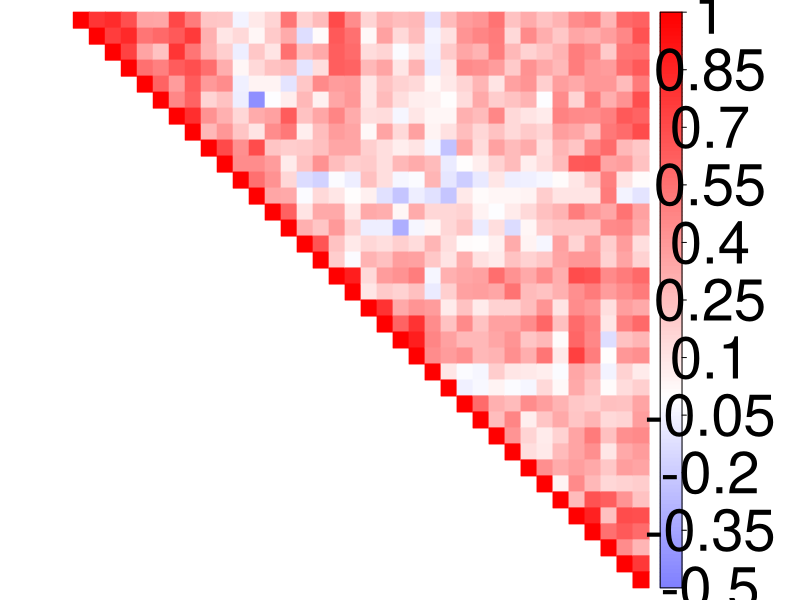

R code for this plot: (Note: this script raises an error after producing the figure.)
## ---- chunk 1
library(tidyverse)
library(corrplot)
library(emmeans)
## ---- chunk 2
childhood <- read.csv(file='../results/ROI-ROI correlations//childhood.csv')
rownames(childhood) <- childhood$X
childhood$X <- NULL
childhood <- data.matrix(childhood)
childhood <- atan(childhood)
childhood[is.na(childhood)] <-1 

png(height=1800, width=1800, file="../childhood_correlations.png")
corrplot(childhood, tl.col = "black", col=colorRampPalette(c("blue","white","red"))(200), tl.pos='n', col.lim = c(-0.5,1), type="upper", method="color",  cl.cex = 3.5)
dev.off()

childhood_auditory <- childhood[1:18]
childhood_auditory <-
  childhood_auditory %>% filter(row(childhood_auditory) == 1:18)
childhood_auditory$X <- NULL
childhood_auditory <- data.matrix(childhood_auditory)
childhood_auditory <- atan(childhood_auditory)
mean(childhood_auditory, na.rm=TRUE)

childhood_reward <- childhood[19:36]
childhood_reward <-
  childhood_reward %>% filter(row(childhood_reward) == 19:36)
childhood_reward$X <- NULL
childhood_reward <- data.matrix(childhood_reward)
childhood_reward <- atan(childhood_reward)
mean(childhood_reward, na.rm=TRUE)

childhood_mpfc <- childhood$mPFC
mean(atan(childhood_mpfc), na.rm=TRUE)

childhood_mpfc_reward <- childhood_mpfc[19:36]
mean(atan(childhood_mpfc_reward), na.rm=TRUE)
## ---- chunk 3
adolescence <- read.csv(file='../results/ROI-ROI correlations/adolescence.csv')
rownames(adolescence) <- adolescence$X
adolescence$X <- NULL
adolescence <- data.matrix(adolescence)
adolescence <- atan(adolescence)
adolescence[is.na(adolescence)] <- 1

png(height=1800, width=1800, file="../adolescence_correlations.png")
corrplot(adolescence, tl.col = "black", col=colorRampPalette(c("blue","white","red"))(200), tl.pos='n', col.lim = c(-0.5,1), type="upper", method="color", cl.cex = 3.5)
dev.off()

adolescence_auditory <- adolescence[1:18]
adolescence_auditory <-
  adolescence_auditory %>% filter(row(adolescence_auditory) == 1:18)
adolescence_auditory$X <- NULL
adolescence_auditory <- data.matrix(adolescence_auditory)
adolescence_auditory <- atan(adolescence_auditory)
mean(adolescence_auditory, na.rm=TRUE)

adolescence_reward <- adolescence[19:36]
adolescence_reward <-
  adolescence_reward %>% filter(row(adolescence_reward) == 19:36)
adolescence_reward$X <- NULL
adolescence_reward <- data.matrix(adolescence_reward)
adolescence_reward <- atan(adolescence_reward)
mean(adolescence_reward, na.rm=TRUE)

adolescence_mpfc <- adolescence$mPFC
mean(atan(adolescence_mpfc), na.rm=TRUE)

adolescence_mpfc_reward <- adolescence_mpfc[19:36]
mean(atan(adolescence_mpfc_reward), na.rm=TRUE)
## ---- chunk 4
youngadulthood <- read.csv(file='../results/ROI-ROI correlations/youngadulthood.csv')
rownames(youngadulthood) <- youngadulthood$X
youngadulthood$X <- NULL
youngadulthood <- data.matrix(youngadulthood)
youngadulthood <- atan(youngadulthood)
youngadulthood[is.na(youngadulthood)] <- 1
png(height=1800, width=1800, file="../ya_correlations.png")
corrplot(youngadulthood, tl.pos='n', col=colorRampPalette(c("blue","white","red"))(200), col.lim = c(-0.5,1), type="upper", cl.cex = 3.5,method="color")
dev.off()

youngadult_auditory <- youngadulthood[1:18]
youngadult_auditory <-
  youngadult_auditory %>% filter(row(youngadult_auditory) == 1:18)
youngadult_auditory$X <- NULL
youngadult_auditory <- data.matrix(youngadult_auditory)
youngadult_auditory <- atan(youngadult_auditory)
mean(youngadult_auditory, na.rm=TRUE)

ya_mpfc <- youngadulthood$mPFC
mean(atan(ya_mpfc), na.rm=TRUE)

ya_mpfc_reward <- ya_mpfc[19:36]
mean(atan(ya_mpfc_reward), na.rm=TRUE)
## ---- chunk 5
adulthood <- read.csv(file='../results/ROI-ROI correlations/adulthood.csv')
rownames(adulthood) <- adulthood$X
adulthood$X <- NULL
adulthood <- data.matrix(adulthood)
adulthood <- atan(adulthood)
adulthood[is.na(adulthood)] <- 1
png(height=1800, width=1800, file="../adulthood_correlations.png")
corrplot(adulthood, type="upper", tl.col = "black", col=colorRampPalette(c("blue","white","red"))(200),tl.pos='n', col.lim = c(-0.5,1), cl.cex = 3.5,method="color")
dev.off()

adult_auditory <- adulthood[1:18]
adult_auditory <-
  adult_auditory %>% filter(row(adult_auditory) == 1:18)
adult_auditory$X <- NULL
adult_auditory <- data.matrix(adult_auditory)
adult_auditory <- atan(adult_auditory)
mean(adult_auditory, na.rm=TRUE)

adulthood_mpfc <- adulthood$mPFC
mean(atan(adulthood_mpfc), na.rm=TRUE)

adulthood_mpfc_reward <- adulthood_mpfc[19:36]
mean(atan(adulthood_mpfc_reward), na.rm=TRUE)


mpfc <- as.data.frame(cbind(adulthood_mpfc, ya_mpfc, adolescence_mpfc, childhood_mpfc))
mpfc_corr <- pivot_longer(mpfc, adulthood_mpfc:childhood_mpfc, values_to = "correlation", names_to = "Time")


mpfc_corr$Time <- factor(mpfc_corr$Time, levels = c("childhood_mpfc", "adolescence_mpfc", "ya_mpfc", "adulthood_mpfc"))

ggplot(mpfc_corr, aes(x=Time, y=correlation)) +
  stat_summary(fun.data = 'mean_se', geom = 'errorbar', width = 0.2) +
  stat_summary(fun.data = 'mean_se', geom = 'pointrange')

aov <- aov(data=mpfc_corr, correlation ~ Time)
summary(aov)

emm <- emmeans(aov, ~ Time)
pairs(emm)

mpfc_reward <- as.data.frame(cbind(adulthood_mpfc_reward, ya_mpfc_reward, adolescence_mpfc_reward, childhood_mpfc_reward))

mpfc_corr_reward <- pivot_longer(mpfc_reward, adulthood_mpfc_reward:childhood_mpfc_reward, values_to = "correlation", names_to = "Time")

mpfc_corr_reward$Time <- factor(mpfc_corr_reward$Time, levels = c("childhood_mpfc_reward", "adolescence_mpfc_reward", "ya_mpfc_reward", "adulthood_mpfc_reward"))

ggplot(mpfc_corr_reward, aes(x=Time, y=correlation)) +
  stat_summary(fun.data = 'mean_se', geom = 'errorbar', width = 0.2) +
  stat_summary(fun.data = 'mean_se', geom = 'pointrange')

aov <- aov(data=mpfc_corr_reward, correlation ~ Time)
summary(aov)
